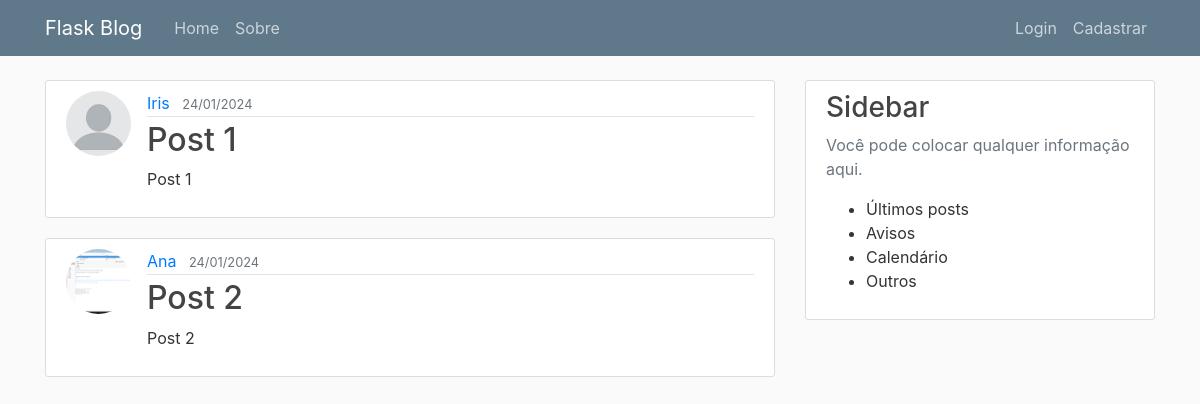
Page /home on the earlier database version.
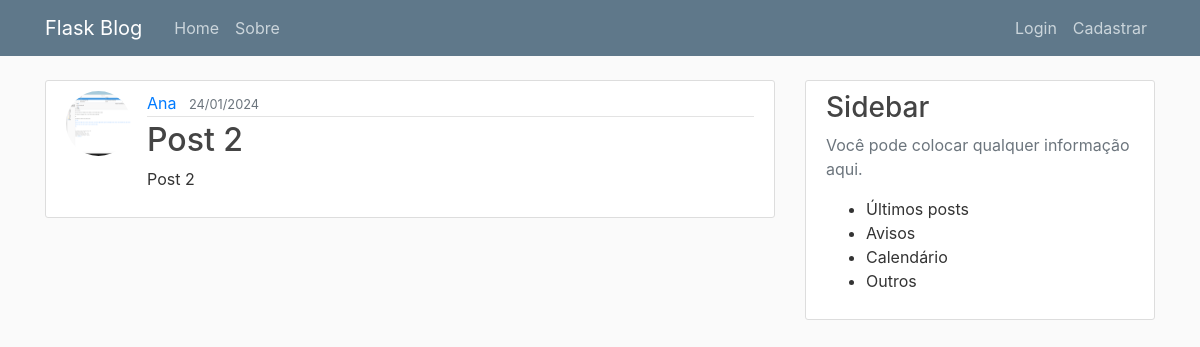
Same page on the later database version.
### flaskblog/models.py (models this page shows, shortened)
class Post(db.Model):
    id = db.Column(db.Integer, primary_key=True)
    title = db.Column(db.String(100), nullable=False)
    date_posted = db.Column(db.DateTime, nullable=False, default=datetime.utcnow)
    content = db.Column(db.Text, nullable=False)
    user_id = db.Column(db.Integer, db.ForeignKey('user.id'), nullable=False)

class User(db.Model, UserMixin):
    id = db.Column(db.Integer, primary_key=True)
    username = db.Column(db.String(20), unique=True, nullable=False)
    email = db.Column(db.String(120), unique=True, nullable=False)
    image_file = db.Column(db.String(20), nullable=False, default='default.jpg')
    password = db.Column(db.String(60), nullable=False)
    posts = db.relationship('Post', backref='author', lazy=True)

### flaskblog/routes.py (the view)
@app.route("/")
@app.route("/home")
def home():
    posts = Post.query.all()
    return render_template('home.html', posts=posts)

### flaskblog/templates/home.html
{% extends 'layout.html' %}
{% block content %}
    {% for post in posts %}
        <article class="media content-section">
            <img class="rounded-circle article-img" src="{{ url_for('static', filename='profile_pics/' + post.author.image_file) }}">
            <div class="media-body">
                <div class="article-metadata">
                    <a class="mr-2" href="#">{{ post.author.username }}</a>
                    <small class="text-muted">{{ post.date_posted.strftime('%d/%m/%Y') }}</small>
                </div>
                <h2><a class="article-title" href="{{ url_for('post', post_id=post.id) }}">{{ post.title }}</a></h2>
                <p class="article-content">{{ post.content }}</p>
            </div>
        </article>
    {% endfor %}
{% endblock content %}

### flaskblog/templates/layout.html (shortened to what this page needs)
<!DOCTYPE html>
<html lang="pt-br">
<head>
    <link rel="stylesheet" href="https://cdn.jsdelivr.net/npm/bootstrap@4.0.0/dist/css/bootstrap.min.css"
>
    <link rel="stylesheet" type="text/css" href="{{ url_for('static', filename='main.css') }}">
</head>
<body>
    <header class="site-header">
        <nav class="navbar navbar-expand-md navbar-dark bg-steel fixed-top">
            <div class="container">
                <a class="navbar-brand mr-4" href="/">Flask Blog</a>
                <div class="collapse navbar-collapse" id="navbarToggle">
                    <div class="navbar-nav mr-auto">
                        <a class="nav-item nav-link" href="{{ url_for('home') }}">Home</a>
                        <a class="nav-item nav-link" href="{{ url_for('sobre') }}">Sobre</a>
                    </div>
                    <div class="navbar-nav">
                        {% if current_user.is_authenticated %}
                            <a class="nav-item nav-link" href="{{ url_for('novo_post') }}">Novo Post</a>
                            <a class="nav-item nav-link" href="{{ url_for('conta') }}">Meu Perfil</a>
                            <a class="nav-item nav-link" href="{{ url_for('logout') }}">Sair</a>
                        {% else %}
                            <a class="nav-item nav-link" href="{{ url_for('login') }}">Login</a>
                            <a class="nav-item nav-link" href="{{ url_for('cadastrar') }}">Cadastrar</a>
                        {% endif %}
                    </div>
                </div>
            </div>
        </nav>
    </header>
    <main role="main" class="container">
        <div class="row">
            <div class="col-md-8">
                {% block content %}{% endblock %}
            </div>
            <div class="col-md-4">
                <div class="content-section">
                    <h3>Sidebar</h3>
                    <p class='text-muted'>Você pode colocar qualquer informação aqui.
                    <ul>
                        <li>Últimos posts</li>
                        <li>Avisos</li>
                        <li>Calendário</li>
                        <li>Outros</li>
                    </ul>
                    </p>
                </div>
            </div>
        </div>
    </main>
</body>
</html>

### flaskblog/static/main.css (style rules this page uses)
body { background: #fafafa; color: #333333; margin-top: 5rem; }
h1, h2, h3, h4, h5, h6 { color: #444444; }
.bg-steel { background-color: #5f788a; }
.site-header .navbar-nav .nav-link { color: #cbd5db; }
.content-section { background: #ffffff; padding: 10px 20px; border: 1px solid #dddddd; border-radius: 3px; margin-bottom: 20px; }
.article-title { color: #444444; }
.article-content { white-space: pre-line; }
.article-img { height: 65px; width: 65px; margin-right: 16px; }
.article-metadata { padding-bottom: 1px; margin-bottom: 4px; border-bottom: 1px solid #e3e3e3 }

Differences in the rows shown:
removed Post: image_file (picture), author.username "Iris", date_posted "24/01/2024", title "Post 1", content "Post 1"
